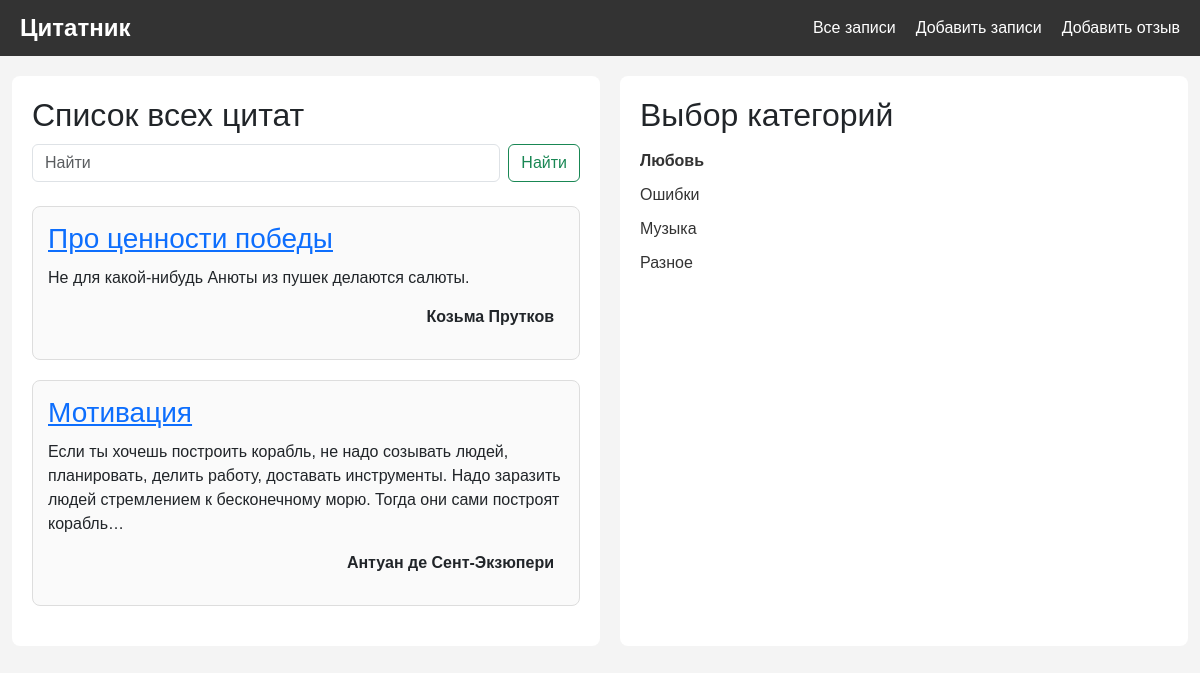
Screenshot of /notes?category=1 with the database file from the repository.
### core/models.py (models this page shows, shortened)
class Note(models.Model):
    class Meta:
        verbose_name = 'Заметка'
        verbose_name_plural = 'Заметки'
    title = models.CharField( max_length=255, null=False )
    text = models.TextField( null=False )
    author = models.CharField( max_length=255, default='Автор неизвестен', null=False )
    created_date = models.DateTimeField( auto_now_add=True )
    category = models.ForeignKey(
                                 NoteCategory,
                                 blank=True,
                                 null=True,
                                 on_delete=models.SET_DEFAULT,
                                 related_name='category_notes',
                                 default='Разное'
                                 )

class NoteCategory(models.Model):
    class Meta:
        verbose_name = 'Категория'
        verbose_name_plural = 'Категории'
    title = models.CharField(max_length = 255, verbose_name = 'Название')

### core/views.py (the view)
# urls.py: path( 'notes', notes, name='notes' ),
def notes(request):
    notes = Note.objects.all()
    categories = NoteCategory.objects.all()
    active_category = None
    category = request.GET.get('category')
    if category:
        notes = Note.objects.filter( category__id = category )
        active_category = NoteCategory.objects.get( id = category )
    context = {
        'notes':notes,
        'categories':categories,
        'notes':notes,
        'active_category':active_category
    }
    return render(request, 'notes.html', context)

### templates/notes.html
{% extends 'base.html' %}
{% block content %}
<div class="main-content">
    <h2>Список всех цитат</h2>
    <form class="d-flex mb-4" role="search" action="{% url 'notes_search' %}">
        <input value="{{ search_text }}" name="text" class="form-control me-2" type="search" placeholder="Найти" aria-label="Search">
        <button class="btn btn-outline-success" type="submit">Найти</button>
    </form>
    {% for note in notes %}
    <div class="post-card">
        <h3><a href="{% url 'note_detail' note.id %}">{{note.title}}</a></h3>
        <div>
            <p>{{note.text}}</p>
            <p class="author-signature">{{note.author}}</p>
        </div>
    </div>
    {% endfor %}
</div>
<aside class="sidebar">
    <h2>Выбор категорий</h2>
    <ul>
        {% for category in categories %}
            {% if category.id == active_category.id   %}
                <li><a href="?category={{category.id}}"><b>{{category.title}}</b></a></li>
            {% else %}
                <li><a href="?category={{category.id}}">{{category.title}}</a></li>
            {% endif %}
        {% endfor %}
    </ul>
</aside>
{% endblock %}

### templates/base.html (style rules this page uses)
body { font-family: Arial, sans-serif; margin: 0; padding: 0; background-color: #f4f4f4; }
.main-content { flex: 2; padding: 20px; background-color: #fff; border-radius: 8px; margin-right: 20px; max-width: 50%; }
.sidebar { flex: 1; padding: 20px; background-color: #fff; border-radius: 8px; }
h1, h2 { margin: 0; padding-bottom: 10px; }
.post-card { padding: 15px; margin-bottom: 20px; border: 1px solid #ddd; border-radius: 8px; background-color: #fafafa; }
.post-card h3 { margin: 0 0 10px; }
.post-card p { margin: 0 0 15px; }
ul { list-style-type: none; padding: 0; }
ul li { padding: 5px 0; }
ul li a { text-decoration: none; color: #333; }
.author-signature { text-align: right; padding-right: 10px; font-weight:550; }

### rows the page displays
Note: title "Про ценности победы", text "Не для какой-нибудь Анюты из пушек делаются салюты.", author "Козьма Прутков"
Note: title "Мотивация", text "Если ты хочешь построить корабль, не надо созывать людей, планировать, делить работу, доставать инструменты. Надо заразить людей стремлением к бесконечному морю. Тогда они сами построят корабль…", author "Антуан де Сент-Экзюпери"
NoteCategory: title "Любовь"
NoteCategory: title "Ошибки"
NoteCategory: title "Музыка"
NoteCategory: title "Разное"
